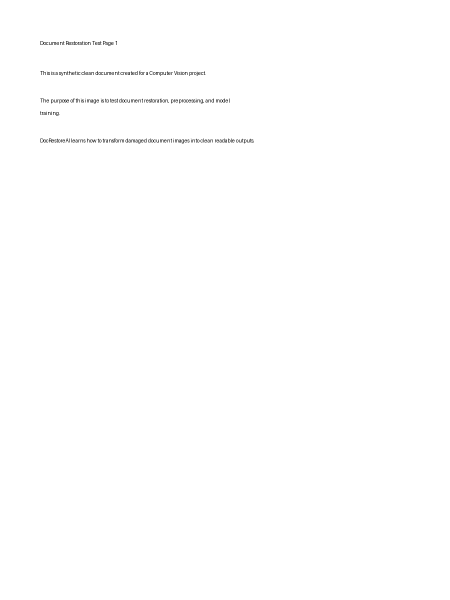
#> input picture data/clean/document_001.png, 900 x 1200 px (shown at 1/2 size)
$ python create_demo_input.py
#> lines starting #> are read from the running program, lines starting #| are printed output that depends on the picture
### src/preprocessing.py
"""
preprocessing.py

This file contains all preprocessing and post-processing functions used in the project.

Main responsibilities:
1. Load document images from disk.
2. Resize images to a fixed size.
3. Normalize images for deep learning.
4. Convert images between RGB, grayscale, NumPy arrays, and tensors.
5. Apply classical Computer Vision enhancement techniques.
6. Prepare restored images for saving or PDF reconstruction.

The code is heavily commented because the project must be easy to understand
and ready for presentation.
"""

# OpenCV is used for image processing operations
import cv2

# NumPy is used for numerical operations on images
import numpy as np

# Path is used to handle file paths in a clean and operating-system-independent way
from pathlib import Path


def read_image(image_path):
    """
    Reads an image from disk and converts it from BGR to RGB.

    OpenCV loads images in BGR format by default.
    Most deep learning libraries and plotting libraries use RGB format.
    Therefore, we convert BGR to RGB immediately after loading.

    Parameters:
        image_path: path to the image file

    Returns:
        image_rgb: image as a NumPy array in RGB format
    """

    # Convert the image path to a string because OpenCV expects a string path
    image_path = str(image_path)

    # Read the image using OpenCV
    image_bgr = cv2.imread(image_path)
#> image_bgr is the input picture: shape (1200, 900, 3); min 1, max 255, mean 254.3

    # If OpenCV cannot read the image, raise an error with a clear message
    if image_bgr is None:
        raise FileNotFoundError(f"Could not read image: {image_path}")

    # Convert the image from BGR color format to RGB color format
    image_rgb = cv2.cvtColor(image_bgr, cv2.COLOR_BGR2RGB)

    return image_rgb


def save_image(image_rgb, output_path):
    """
    Saves an RGB image to disk.

    OpenCV saves images in BGR format, so before saving we convert the image
    from RGB back to BGR.

    Parameters:
        image_rgb: image as a NumPy array in RGB format
        output_path: destination path where the image will be saved
    """

    # Convert output path to Path object
    output_path = Path(output_path)

    # Create the parent folder if it does not exist
    output_path.parent.mkdir(parents=True, exist_ok=True)

    # Convert RGB image to BGR because OpenCV expects BGR when saving
    image_bgr = cv2.cvtColor(image_rgb, cv2.COLOR_RGB2BGR)

    # Save the image to disk
    cv2.imwrite(str(output_path), image_bgr)


# [372 lines left out: functions resize_image, normalize_image, denormalize_image, rgb_to_grayscale_3channel, image_to_tensor_format, tensor_to_image_format and 6 more, not called in this run]

### src/degradation.py
"""
degradation.py

This file contains functions used to artificially damage clean document images.
The goal is to create paired data for image-to-image translation:

Input:  damaged document image
Target: clean document image

These functions are useful because real paired datasets are hard to find.
By generating synthetic damage, we can train the model in a controlled way.
"""

# Importiamo OpenCV per modificare le immagini
import cv2

# Importiamo NumPy per lavorare con array e valori numerici
import numpy as np

# Importiamo random per applicare effetti casuali
import random


# [51 lines left out: functions add_gaussian_noise, add_blur, not called in this run]


def rotate_image(image, angle=5):
    """
    Rotates the image to simulate a skewed scanned document.

    Parameters:
        image: input image
        angle: rotation angle in degrees

    Returns:
        rotated_image: rotated image
    """
#> called with angle = -3.38

    # Otteniamo altezza e larghezza dell'immagine
    height, width = image.shape[:2]
#> height = 1200; width = 900

    # Calcoliamo il centro dell'immagine
    center = (width // 2, height // 2)
#> center = (450, 600)

    # Creiamo la matrice di rotazione
    rotation_matrix = cv2.getRotationMatrix2D(center, angle, 1.0)

    # Applichiamo la rotazione
    rotated_image = cv2.warpAffine(
        image,
        rotation_matrix,
        (width, height),
        borderMode=cv2.BORDER_REPLICATE
    )

    return rotated_image


def reduce_contrast(image, alpha=0.6, beta=30):
    """
    Reduces image contrast to simulate faded or poorly scanned documents.

    Parameters:
        image: input image
        alpha: contrast control
        beta: brightness control

    Returns:
        low_contrast_image: image with reduced contrast
    """
#> called with alpha = 0.6, beta = 30

    # alpha controlla il contrasto, beta controlla la luminosità
    low_contrast_image = cv2.convertScaleAbs(image, alpha=alpha, beta=beta)
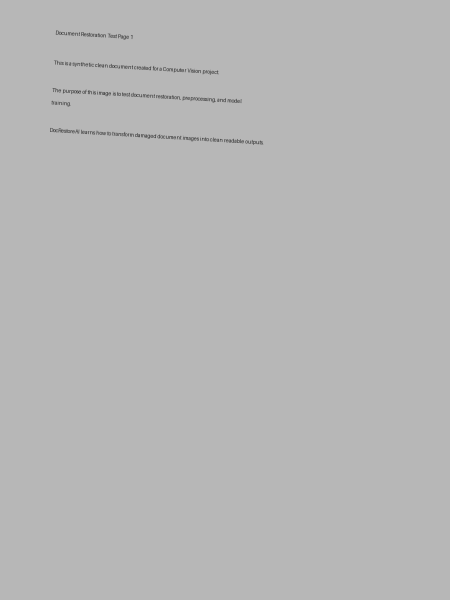
#> low_contrast_image: shape (1200, 900, 3) (shown at 1/2 size); min 31, max 183, mean 182.6

    return low_contrast_image


def add_shadow(image):
    """
    Adds an artificial shadow to simulate a document photographed with bad lighting.

    Parameters:
        image: input image

    Returns:
        shadow_image: image with artificial shadow
    """

    # Otteniamo dimensioni immagine
    height, width = image.shape[:2]
#> height = 1200; width = 900

    # Creiamo una maschera nera grande quanto l'immagine
    shadow_mask = np.zeros((height, width), dtype=np.uint8)

    # Scegliamo una posizione casuale per l'ombra
    start_x = random.randint(0, width // 2)
#> start_x = 401
    end_x = random.randint(width // 2, width)
#> end_x = 874

    # Creiamo un gradiente orizzontale per simulare l'ombra
    for x in range(start_x, end_x):
        intensity = int(120 * (x - start_x) / max(1, end_x - start_x))
        shadow_mask[:, x] = intensity
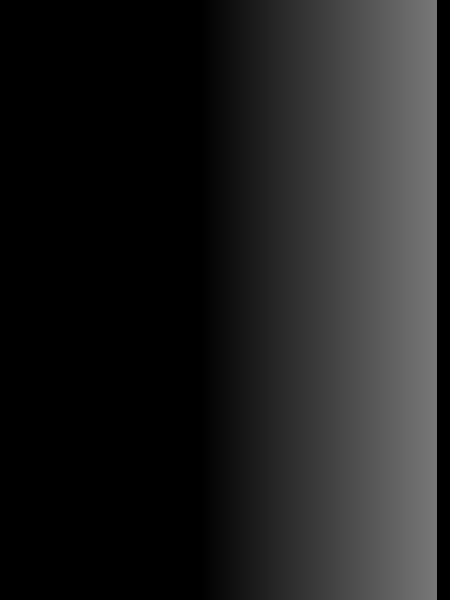
#> shadow_mask: shape (1200, 900) (shown at 1/2 size); min 0, max 119, mean 31.2

    # Convertiamo la maschera in 3 canali se l'immagine è RGB
    if len(image.shape) == 3:
        shadow_mask = cv2.merge([shadow_mask, shadow_mask, shadow_mask])

    # Sottraiamo l'ombra dall'immagine
    shadow_image = cv2.subtract(image, shadow_mask)
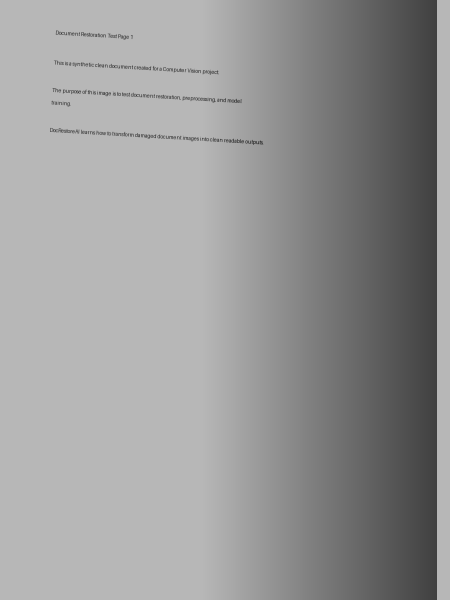
#> shadow_image: shape (1200, 900, 3) (shown at 1/2 size); min 21, max 183, mean 151.4

    return shadow_image


def damage_document(image):
    """
    Applies a random combination of degradation effects to a clean document image.

    Parameters:
        image: clean input document image

    Returns:
        damaged_image: artificially damaged document image
    """

    # Copiamo l'immagine originale per non modificarla direttamente
    damaged_image = image.copy()

    # Applichiamo rumore con una certa probabilità
    if random.random() < 0.7:
        damaged_image = add_gaussian_noise(damaged_image)

    # Applichiamo blur con una certa probabilità
    if random.random() < 0.5:
        damaged_image = add_blur(damaged_image, kernel_size=random.choice([3, 5, 7]))

    # Applichiamo rotazione casuale
    if random.random() < 0.6:
        angle = random.uniform(-7, 7)
        damaged_image = rotate_image(damaged_image, angle=angle)

    # Riduciamo contrasto
    if random.random() < 0.6:
        damaged_image = reduce_contrast(damaged_image)

    # Aggiungiamo ombra
    if random.random() < 0.5:
        damaged_image = add_shadow(damaged_image)

    return damaged_image

### scripts/create_demo_input.py
"""
create_demo_input.py

This script creates a damaged demo document from one clean document image.

It is useful for testing:
1. The degradation pipeline.
2. The inference script.
3. The Streamlit app.
4. The final project demonstration.

Input:
    data/clean/document_001.png

Output:
    data/samples/test_document.png
"""

from pathlib import Path
import sys
import os

# Fix project import path
PROJECT_ROOT = Path(__file__).resolve().parents[1]

if str(PROJECT_ROOT) not in sys.path:
    sys.path.insert(0, str(PROJECT_ROOT))

os.chdir(PROJECT_ROOT)

# Import project functions
from src.preprocessing import read_image, save_image
from src.degradation import damage_document


def main():
    """
    Creates one damaged test image from a clean document.
    """

    # Input clean document
    input_path = Path("data/clean/document_001.png")

    # Output damaged document
    output_path = Path("data/samples/test_document.png")

    # Check if clean image exists
    if not input_path.exists():
        raise FileNotFoundError(
            "Clean sample not found. Run this first: python scripts/create_sample_documents.py"
        )

    # Read clean image
    clean_image = read_image(input_path)

    # Create damaged version
    damaged_image = damage_document(clean_image)

    # Save damaged image
    save_image(damaged_image, output_path)

    print(f"Demo damaged document created: {output_path}")


if __name__ == "__main__":
    main()
